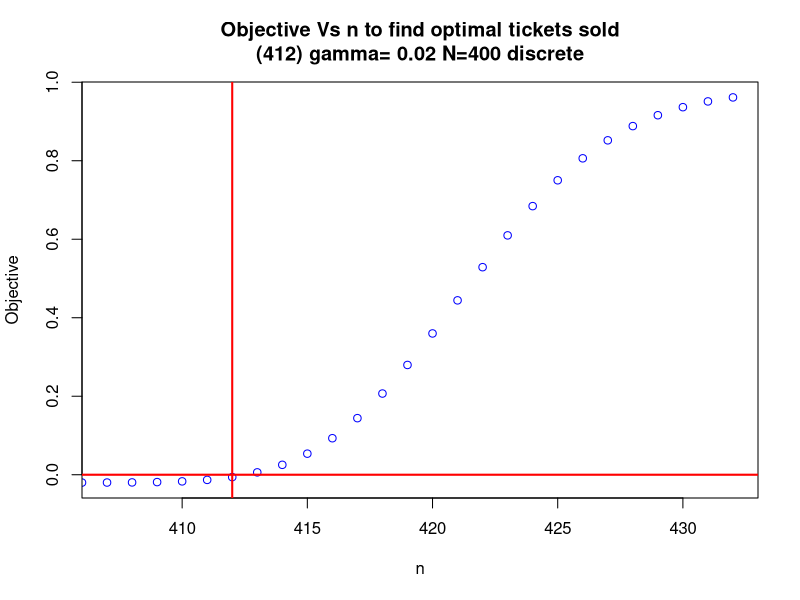
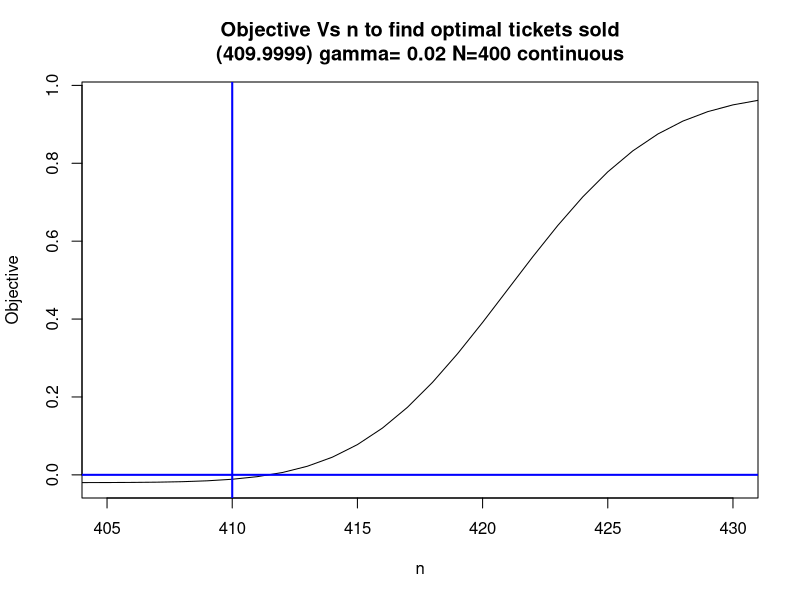

These figures' R source, in order:
## ---- chunk 1
ntickets <- function(N, gamma, p) {
  # Objective function for binomial (discrete)
  binom_obj <- function(n) {
    1 - gamma - pbinom(N, n, p)
  }
  
  # Objective function for normal approximation (continuous)
  norm_obj <- function(n) {
    mean <- n * p
    sd <- sqrt(n * p * (1 - p))
    1 - gamma - pnorm(N, mean, sd)
  }
  
  # Find the optimal n for discrete case
  nd <- which.min(sapply(1:(N + 100), function(n) abs(binom_obj(n))))
  
  # Find the minimum for the continuous case
  opt_res <- optimize(function(n) abs(norm_obj(n)), interval = c(N - 10, N + 10))
  nc <- opt_res$minimum  # Get the minimum n value
  
  # Round nc to 4 decimal places
  nc <- round(nc, 4)
  
  # Create the named list with results and formatted values
  result_list <- list(nd = nd, nc = nc, N = N, p = p, gamma = gamma)
  print(result_list)
  
  # Create n values starting 5 seats before the minimum and 20 after to plot
  n_vals <- (min(nd, floor(nc)) - 5):(max(nd, ceiling(nc)) + 20)
  
  # Calculate objective function values for both cases
  obj_discrete <- sapply(n_vals, binom_obj)
  obj_normal <- sapply(n_vals, norm_obj)
  
  # Plot the discrete case
  plot(n_vals, obj_discrete, type = 'p', col = 'blue', 
       xlab = 'n', ylab = 'Objective', 
       main = paste0("Objective Vs n to find optimal tickets sold\n(", nd, 
                     ") gamma= ", gamma, " N=", N, " discrete"),
       xlim = c(nd - 5, nd + 20))
  abline(v = nd, col = 'red', lwd = 2)  # Add vertical line at optimal nd
  abline(h = 0, col = 'red', lwd = 2)  # Add horizontal line at 0
  
  # Plot the continuous case
  plot(n_vals, obj_normal, type = 'l', col = 'black', 
       xlab = 'n', ylab = 'Objective', 
       main = paste0("Objective Vs n to find optimal tickets sold\n(", nc, 
                     ") gamma= ", gamma, " N=", N, " continuous"),
       xlim = c(nc - 5, nc + 20))
  abline(v = nc, col = 'blue', lwd = 2)  # Add vertical line at optimal nc
  abline(h = 0, col = 'blue', lwd = 2)  # Add horizontal line at 0
}
## ---- chunk 2
ntickets(N = 400, gamma = 0.02, p = 0.95)
